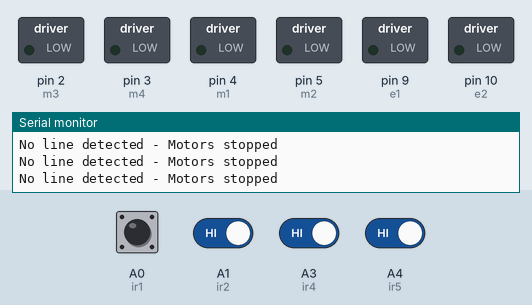
A sketch run on a simulated Arduino Uno, built with avr-gcc and run on an emulated ATmega328P. Shown: switched loads named in the sketch (green lamp = pin HIGH), the last lines printed to the serial monitor. Inputs (shaded band) come from the test bench; at power-on: A0 (ir1), A1 (ir2), A3 (ir4), A4 (ir5) HIGH.

Above: at 1.2 s.
1.3 s: A0 (ir1) driven LOW
At 1.6 s:
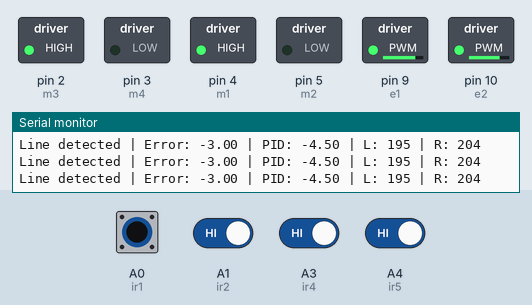
2.8 s: A3 (ir4) driven LOW
At 3.6 s:
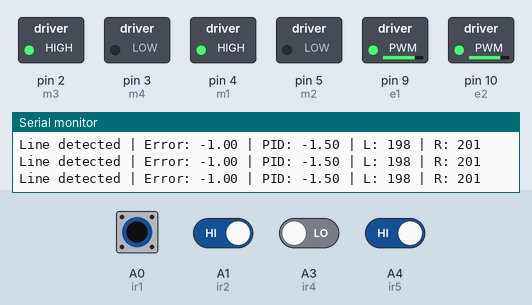
5.8 s: A4 (ir5) driven LOW
At 6.3 s:
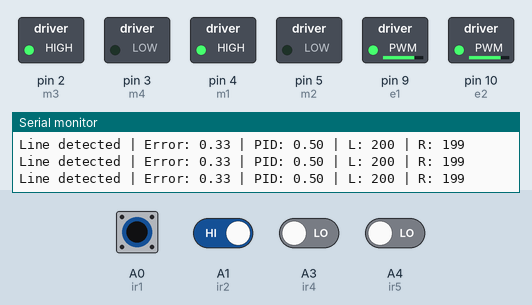
8.8 s: A1 (ir2) driven LOW
At 10.1 s:
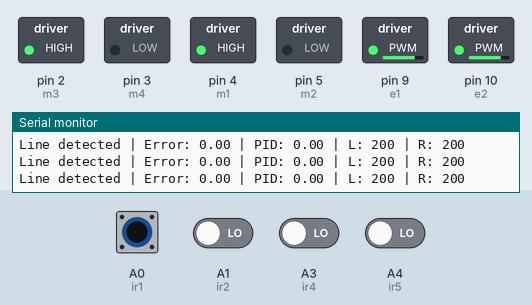
11.8 s: A0 (ir1) pulsed HIGH 5 times (0.12 s each, 0.3 s apart)
At 11.96 s:
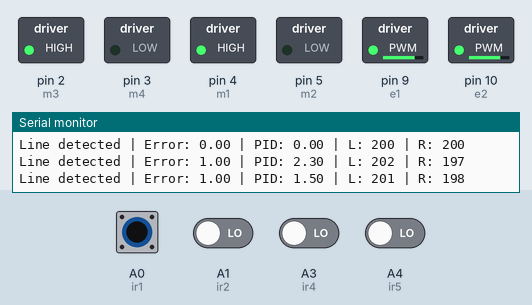
16.3 s: A4 (ir5) driven HIGH
At 16.7 s:
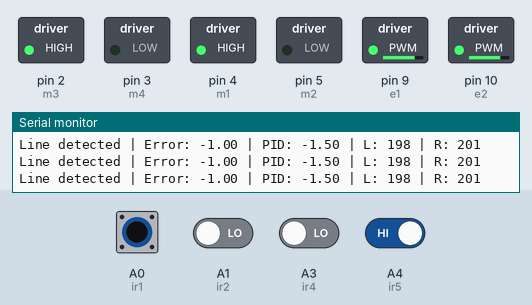
Timing chart, 0 to 19.3 s (numbered marks = the images above; inputs shaded):
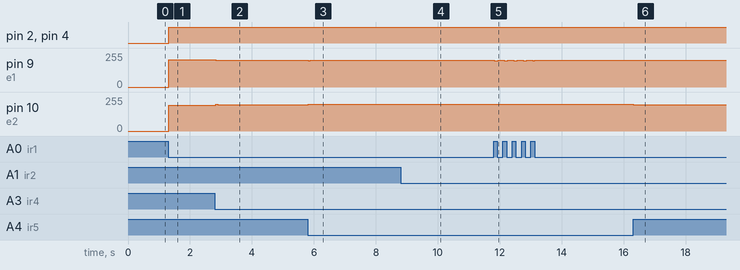

The sketch:

Unrefined_Line_Tracing_Code.ino
```cpp
// Arduino Line Tracing Robot with PID Control
// Based on provided source code, adapted for 4 sensors with PID

// Motor Driver Pin Definitions
#define m1 4  //Right Motor MA1
#define m2 5  //Right Motor MA2
#define m3 2  //Left Motor MB1
#define m4 3  //Left Motor MB2
#define e1 9  //Right Motor Enable Pin EA
#define e2 10 //Left Motor Enable Pin EB

// 4 Channel IR Sensor Connection (without sensor 3)
#define ir1 A0  //Left Most Sensor
#define ir2 A1  //Left Sensor
#define ir4 A3  //Right Sensor
#define ir5 A4  //Right Most Sensor

// PID Constants - Tune these values for your robot
float kp = 1.5;    // Proportional gain
float ki = 0.0;    // Integral gain
float kd = 0.8;    // Derivative gain

// PID Variables
float error = 0;
float lastError = 0;
float integral = 0;
float derivative = 0;
float pidOutput = 0;

// Motor speeds
int baseSpeed = 200;     // Base motor speed (0-255)
int maxSpeed = 255;      // Maximum motor speed
int leftSpeed = 0;
int rightSpeed = 0;

// Sensor position weights for PID calculation
// Negative for left sensors, positive for right sensors
float sensorWeights[4] = {-3, -1, 1, 3};

unsigned long lastTime = 0;
const int sampleTime = 50;  // PID calculation interval (ms)

void setup() {
  Serial.begin(9600);

  // Motor pins as outputs
  pinMode(m1, OUTPUT);
  pinMode(m2, OUTPUT);
  pinMode(m3, OUTPUT);
  pinMode(m4, OUTPUT);
  pinMode(e1, OUTPUT);
  pinMode(e2, OUTPUT);

  // IR sensor pins as inputs
  pinMode(ir1, INPUT);
  pinMode(ir2, INPUT);
  pinMode(ir4, INPUT);
  pinMode(ir5, INPUT);

  // Initialize motors stopped
  stopMotors();

  Serial.println("PID Line Tracing Robot Initialized (4 Sensors)");
  Serial.println("0 = Black (line), 1 = White (background)");

  lastTime = millis();
}

void loop() {
  // Reading Sensor Values (0 = black line, 1 = white background)
  int s1 = digitalRead(ir1);  //Left Most Sensor
  int s2 = digitalRead(ir2);  //Left Sensor
  int s4 = digitalRead(ir4);  //Right Sensor
  int s5 = digitalRead(ir5);  //Right Most Sensor

  // Debug: Print sensor values (uncomment if needed)
  /*
  Serial.print("Sensors: ");
  Serial.print(s1); Serial.print(" ");
  Serial.print(s2); Serial.print(" ");
  Serial.print(s4); Serial.print(" ");
  Serial.println(s5);
  */

  // Check if any sensor detects black line
  bool lineDetected = (s1 == 0) || (s2 == 0) || (s4 == 0) || (s5 == 0);

  if (lineDetected) {
    // Use PID for smooth line following
    unsigned long currentTime = millis();
    if (currentTime - lastTime >= sampleTime) {
      calculatePID(s1, s2, s4, s5);
      lastTime = currentTime;
    }

    // Calculate motor speeds based on PID output
    leftSpeed = constrain(baseSpeed + pidOutput, 0, maxSpeed);
    rightSpeed = constrain(baseSpeed - pidOutput, 0, maxSpeed);

    // Move with calculated speeds
    moveWithPIDSpeed(leftSpeed, rightSpeed);

    // Debug output
    Serial.print("Line detected | Error: ");
    Serial.print(error);
    Serial.print(" | PID: ");
    Serial.print(pidOutput);
    Serial.print(" | L: ");
    Serial.print(leftSpeed);
    Serial.print(" | R: ");
    Serial.println(rightSpeed);

  } else {
    // No line detected - stop motors
    stopMotors();
    // Reset PID variables
    integral = 0;
    lastError = 0;
    Serial.println("No line detected - Motors stopped");
  }

  delay(10);  // Small delay for stability
}

// Calculate PID output based on sensor readings
void calculatePID(int s1, int s2, int s4, int s5) {
  // Create sensor array (invert values: 1 for black line, 0 for white)
  int sensor[4] = {1-s1, 1-s2, 1-s4, 1-s5};

  // Calculate weighted position of line
  float position = 0;
  int activeSensors = 0;

  for (int i = 0; i < 4; i++) {
    if (sensor[i] == 1) {
      position += sensorWeights[i];
      activeSensors++;
    }
  }

  // Calculate error (desired position is 0 - center)
  if (activeSensors > 0) {
    error = position / activeSensors;
  } else {
    // No line detected, maintain last error
    error = lastError;
  }

  // Calculate integral
  integral += error;

  // Limit integral to prevent windup
  integral = constrain(integral, -100, 100);

  // Calculate derivative
  derivative = error - lastError;

  // Calculate PID output
  pidOutput = (kp * error) + (ki * integral) + (kd * derivative);

  // Limit PID output
  pidOutput = constrain(pidOutput, -maxSpeed/2, maxSpeed/2);

  // Save error for next iteration
  lastError = error;
}

// Function to move robot with PID-calculated speeds
void moveWithPIDSpeed(int leftSpd, int rightSpd) {
  // Set motor speeds using PWM
  analogWrite(e1, rightSpd);  // Right motor speed
  analogWrite(e2, leftSpd);   // Left motor speed

  // Set motor directions (forward)
  digitalWrite(m1, HIGH);  // Right motor forward
  digitalWrite(m2, LOW);
  digitalWrite(m3, HIGH);  // Left motor forward
  digitalWrite(m4, LOW);
}

// Basic movement functions

// Move forward at base speed
void moveForward() {
  analogWrite(e1, baseSpeed);
  analogWrite(e2, baseSpeed);
  digitalWrite(m1, HIGH);
  digitalWrite(m2, LOW);
  digitalWrite(m3, HIGH);
  digitalWrite(m4, LOW);
}

// Turn right
void turnRight() {
  analogWrite(e1, baseSpeed);
  analogWrite(e2, baseSpeed);
  digitalWrite(m1, HIGH);  // Right motor forward
  digitalWrite(m2, LOW);
  digitalWrite(m3, LOW);   // Left motor stop
  digitalWrite(m4, LOW);
}

// Turn left
void turnLeft() {
  analogWrite(e1, baseSpeed);
  analogWrite(e2, baseSpeed);
  digitalWrite(m1, LOW);   // Right motor stop
  digitalWrite(m2, LOW);
  digitalWrite(m3, HIGH);  // Left motor forward
  digitalWrite(m4, LOW);
}

// Sharp right turn
void sharpRight() {
  analogWrite(e1, baseSpeed);
  analogWrite(e2, baseSpeed);
  digitalWrite(m1, HIGH);  // Right motor forward
  digitalWrite(m2, LOW);
  digitalWrite(m3, LOW);   // Left motor backward
  digitalWrite(m4, HIGH);
}

// Sharp left turn
void sharpLeft() {
  analogWrite(e1, baseSpeed);
  analogWrite(e2, baseSpeed);
  digitalWrite(m1, LOW);   // Right motor backward
  digitalWrite(m2, HIGH);
  digitalWrite(m3, HIGH);  // Left motor forward
  digitalWrite(m4, LOW);
}

// Stop all motors
void stopMotors() {
  analogWrite(e1, 0);
  analogWrite(e2, 0);
  digitalWrite(m1, LOW);
  digitalWrite(m2, LOW);
  digitalWrite(m3, LOW);
  digitalWrite(m4, LOW);
  leftSpeed = 0;
  rightSpeed = 0;
}

// Move backward
void moveBackward() {
  analogWrite(e1, baseSpeed);
  analogWrite(e2, baseSpeed);
  digitalWrite(m1, LOW);
  digitalWrite(m2, HIGH);
  digitalWrite(m3, LOW);
  digitalWrite(m4, HIGH);
}
```

Measured:
- after the input at 1.3 s, pin 2 (m3), pin 4 (m1): LOW → HIGH at once; pin 9 (e1): 0/255 → 206/255 at once, → 204/255 0.06 s later; pin 10 (e2): 0/255 → 193/255 at once, → 195/255 0.06 s later
- after the input at 2.8 s, pin 9 (e1): 204/255 → 199/255 at once, → 201/255 0.06 s later; pin 10 (e2): 195/255 → 200/255 at once, → 198/255 0.06 s later
- after the input at 5.8 s, pin 9 (e1): 201/255 → 198/255 at once, → 199/255 0.06 s later; pin 10 (e2): 198/255 → 201/255 at once, → 200/255 0.06 s later
- after the input at 8.8 s, pin 9 (e1): 199/255 → 200/255 at once; pin 10 (e2): 200/255 → 199/255 at once, → 200/255 0.06 s later
- after the input at 11.8 s, pin 9 (e1): 200/255 → 197/255 at once, then repeats every 0.31 s: 198/255 0.06 s, 200/255 0.19 s, 197/255 0.06 s, until it stays 200/255 from 13.1 s
- after the input at 16.3 s, pin 9 (e1): 200/255 → 202/255 at once, → 201/255 0.06 s later; pin 10 (e2): 200/255 → 197/255 at once, → 198/255 0.06 s later
